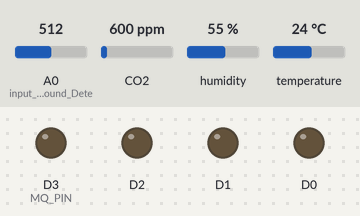
Simulated run of this sketch. Board: ESP8266 (NodeMCU). On the bench: output pins drawn as LEDs (lit = HIGH). The test bench sets the inputs (shaded band); at power-on: A0 (input_from_the_Sound_Dete) = 512, CO2 600 ppm, humidity 55 %, temperature 24 °C. WiFi joins after 1.5 s; servers stay silent unless stated; no MQTT or app messages arrive unless stated; what the sketch prints to the serial monitor is not drawn.

Above: at 0.0 s.
At 32.8 s:
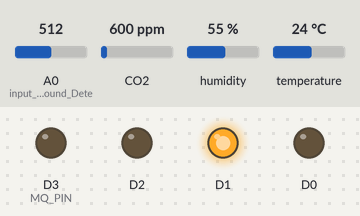
At 33.8 s:
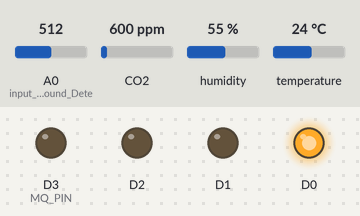
At 34.7 s:
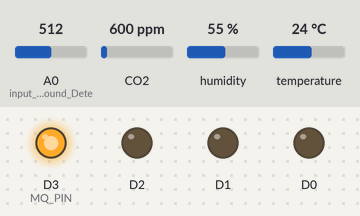
Timing chart, 0 to 40.0 s (numbered marks = the images above):
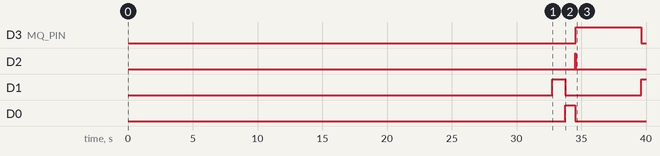

The sketch:

Finale.ino
```cpp
#include <math.h>
#include <dht.h>
#include <ESP8266WiFi.h>
#include "MQ135.h"
#include "Adafruit_MQTT.h"
#include "Adafruit_MQTT_Client.h"


#define         MQ_PIN                       (0)     //define which analog input channel you are going to use
#define         RL_VALUE                     (5)     //define the load resistance on the board, in kilo ohms
#define         RO_CLEAN_AIR_FACTOR          (9.83)  //RO_CLEAR_AIR_FACTOR=(Sensor resistance in clean air)/RO,
                                                     //which is derived from the chart in datasheet

/***********************Software Related Macros************************************/
#define         CALIBARAION_SAMPLE_TIMES     (50)    //define how many samples you are going to take in the calibration phase
#define         CALIBRATION_SAMPLE_INTERVAL  (500)   //define the time interal(in milisecond) between each samples in the
                                                     //cablibration phase
#define         READ_SAMPLE_INTERVAL         (50)    //define how many samples you are going to take in normal operation
#define         READ_SAMPLE_TIMES            (5)     //define the time interal(in milisecond) between each samples in
                                                     //normal operation

/**********************Application Related Macros**********************************/
#define         GAS_LPG                      (0)
#define         GAS_CO                       (1)
#define         GAS_SMOKE                    (2)

/*****************************Globals***********************************************/
float           LPGCurve[3]  =  {2.3,0.21,-0.47};   //two points are taken from the curve.
                                                    //with these two points, a line is formed which is "approximately equivalent"
                                                    //to the original curve.
                                                    //data format:{ x, y, slope}; point1: (lg200, 0.21), point2: (lg10000, -0.59)
float           COCurve[3]  =  {2.3,0.72,-0.34};    //two points are taken from the curve.
                                                    //with these two points, a line is formed which is "approximately equivalent"
                                                    //to the original curve.
                                                    //data format:{ x, y, slope}; point1: (lg200, 0.72), point2: (lg10000,  0.15)
float           SmokeCurve[3] ={2.3,0.53,-0.44};    //two points are taken from the curve.
                                                    //with these two points, a line is formed which is "approximately equivalent"
                                                    //to the original curve.
                                                    //data format:{ x, y, slope}; point1: (lg200, 0.53), point2: (lg10000,  -0.22)
float           Ro           =  10;                 //Ro is initialized to 10 kilo ohms


#define dht_dpin A0 //no ; here. Set equal to channel sensor is on
dht DHT;


#define ANALOGPIN A0    //  Define Analog PIN on Arduino Board
#define RZERO 206.85    //  Define RZERO Calibration Value
MQ135 gasSensor = MQ135(ANALOGPIN);


#define WLAN_SSID       "AndroidG2"
#define WLAN_PASS       "apapapap"


#define AIO_SERVER      "io.adafruit.com"
#define AIO_SERVERPORT  1883                   // use 8883 for SSL
#define AIO_USERNAME    "iotair"
#define AIO_KEY         "58d1d1b9c88542719337785d0870d534"


WiFiClient client;
Adafruit_MQTT_Client mqtt(&client, AIO_SERVER, AIO_SERVERPORT, AIO_USERNAME, AIO_KEY);

Adafruit_MQTT_Publish photocell = Adafruit_MQTT_Publish(&mqtt, AIO_USERNAME "/feeds/photocell");
Adafruit_MQTT_Publish temperaturem = Adafruit_MQTT_Publish(&mqtt, AIO_USERNAME "/feeds/temperature");
Adafruit_MQTT_Publish Humidity = Adafruit_MQTT_Publish(&mqtt, AIO_USERNAME "/feeds/Humidity");
Adafruit_MQTT_Publish smokem = Adafruit_MQTT_Publish(&mqtt, AIO_USERNAME "/feeds/Smoke");
Adafruit_MQTT_Publish LPGm = Adafruit_MQTT_Publish(&mqtt, AIO_USERNAME "/feeds/LPG");
Adafruit_MQTT_Publish COm = Adafruit_MQTT_Publish(&mqtt, AIO_USERNAME "/feeds/CO");
Adafruit_MQTT_Publish COx = Adafruit_MQTT_Publish(&mqtt, AIO_USERNAME "/feeds/CO2");
Adafruit_MQTT_Subscribe onoffbutton = Adafruit_MQTT_Subscribe(&mqtt, AIO_USERNAME "/feeds/onoff");

void MQTT_connect();


//Variables for the sound sensor LM386
int time_frame=50;
double soundDetectedVal; // This is where we record our Sound Measurement
int counter=1;
double sum=0;

double LPG;
double CO;
double smoke;
double temperature;
double humidity;
double dBvalue;
double CO2;

void setup() {

  Serial.begin(9600);
  delay(200);//Wait rest of 1000ms recommended delay before

  Serial.println(F("IOT Enviornmental Pollution Monitoring System"));

  // Connect to WiFi access point.
  Serial.println(); Serial.println();
  Serial.print("Connecting to ");
  Serial.println(WLAN_SSID);

  WiFi.begin(WLAN_SSID, WLAN_PASS);
  while (WiFi.status() != WL_CONNECTED) {
    delay(500);
    Serial.print(".");
  }
  Serial.println();

  Serial.println("WiFi connected");
  Serial.println("IP address: "); Serial.println(WiFi.localIP());

  // Setup MQTT subscription for onoff feed.
  mqtt.subscribe(&onoffbutton);


  Ro = MQCalibration(MQ_PIN);                       //Calibrating the sensor. Please make sure the sensor is in clean air
                                                    //when you perform the calibration


  pinMode (A0, INPUT) ; // input from the Sound Detection Module
  pinMode (D0, OUTPUT) ;
  pinMode (D1, OUTPUT) ;
  pinMode (D2, OUTPUT) ;
  pinMode (D3, OUTPUT) ;

  delay(300);//Let system settle
  delay(700);//Wait rest of 1000ms recommended delay before
  float rzero = gasSensor.getRZero();

}

void loop() {

  MQTT_connect();

  // this is our 'wait for incoming subscription packets' busy subloop
  // try to spend your time here

  Adafruit_MQTT_Subscribe *subscription;
  while ((subscription = mqtt.readSubscription(5000))) {
    if (subscription == &onoffbutton) {
      Serial.print(F("Got: "));
      Serial.println((char *)onoffbutton.lastread);
    }
  }

  //Calculating and publishing the dB value
  digitalWrite(D0, LOW);
  digitalWrite(D1, HIGH);
  digitalWrite(D2, LOW);
  digitalWrite(D3, LOW);
  for(counter=0;counter<20;counter++){
            soundDetectedVal = analogRead (A0) ; // read the sound value
            soundDetectedVal =10*log10((1023-soundDetectedVal)*(1023-soundDetectedVal)/0.05);  //caliberation

            sum=sum+soundDetectedVal;
            delay (time_frame);
   }

      dBvalue=(sum/20)+10;
      sum=0;
  Serial.print(F("\nSending dBValue val "));
  Serial.print(dBvalue);
  Serial.print("...");
  if (! photocell.publish(dBvalue)) {
    Serial.println(F("Failed"));
  } else {
    Serial.println(F("OK!"));
  }


  //Calculating and publishing the MQ-2 gas sensor readings
  digitalWrite(D0, HIGH);
  digitalWrite(D1, LOW);
  digitalWrite(D2, LOW);
  digitalWrite(D3, LOW);

    LPG=MQGetGasPercentage(MQRead(MQ_PIN)/Ro,GAS_LPG);
    CO=MQGetGasPercentage(MQRead(MQ_PIN)/Ro,GAS_CO);
    smoke=MQGetGasPercentage(MQRead(MQ_PIN)/Ro,GAS_SMOKE);

   Serial.print("LPG:");
   Serial.print(LPG);
   Serial.print( "ppm" );
   Serial.print("    ");
   Serial.print("CO:");
   Serial.print(CO);
   Serial.print( "ppm" );
   Serial.print("    ");
   Serial.print("SMOKE:");
   Serial.print(smoke);
   Serial.print( "ppm" );
   Serial.print("\n");

  //publish LPG PPM in server
  if (! photocell.publish(LPG)) {
    Serial.println(F("Failed"));
  } else {
    Serial.println(F("OK!"));
  }

  //publish CO PPM in server
  if (! photocell.publish(CO)) {
    Serial.println(F("Failed"));
  } else {
    Serial.println(F("OK!"));
  }

  //publish smoke PPM in server
  if (! photocell.publish(smoke)) {
    Serial.println(F("Failed"));
  } else {
    Serial.println(F("OK!"));
  }


    //Output the temperature and humidity sensor readings
  digitalWrite(D0, LOW);
  digitalWrite(D1, LOW);
  digitalWrite(D2, HIGH);
  digitalWrite(D3, LOW);

    humidity=DHT.humidity;
    temperature=DHT.temperature;

    DHT.read11(dht_dpin);
    Serial.print("Current humidity = ");
    Serial.print(DHT.humidity);
    Serial.print("%  ");
    Serial.print("temperature = ");
    Serial.print(DHT.temperature);
    Serial.println("C  ");

  //publish temperature in server
  if (! photocell.publish(temperature)) {
    Serial.println(F("Failed"));
  } else {
    Serial.println(F("OK!"));
  }

  //publish humidity in server
  if (! photocell.publish(humidity)) {
    Serial.println(F("Failed"));
  } else {
    Serial.println(F("OK!"));
  }


  //Output the MQ 135 sensor readings
  digitalWrite(D0, LOW);
  digitalWrite(D1, LOW);
  digitalWrite(D2, LOW);
  digitalWrite(D3, HIGH);

  float ppm = gasSensor.getPPM();
  CO2=ppm;
  Serial.print("CO2 ppm value : ");
  Serial.println(ppm);

  //publish CO2 ppm in server
  if (! photocell.publish(CO2)) {
    Serial.println(F("Failed"));
  } else {
    Serial.println(F("OK!"));
  }

  Serial.println("");

  if (LPG>2 && CO>2 && smoke>2 && temperature>29 && humidity<50 && dBvalue>85 && CO2>2)
  {
    digitalWrite(D4, HIGH);
  }
}


float MQResistanceCalculation(int raw_adc)
{
  return ( ((float)RL_VALUE*(1023-raw_adc)/raw_adc));
}


float MQCalibration(int mq_pin)
{
  int i;
  float val=0;

  for (i=0;i<CALIBARAION_SAMPLE_TIMES;i++) {            //take multiple samples
    val += MQResistanceCalculation(analogRead(mq_pin));
    delay(CALIBRATION_SAMPLE_INTERVAL);
  }
  val = val/CALIBARAION_SAMPLE_TIMES;                   //calculate the average value

  val = val/RO_CLEAN_AIR_FACTOR;                        //divided by RO_CLEAN_AIR_FACTOR yields the Ro
                                                        //according to the chart in the datasheet

  return val;
}


float MQRead(int mq_pin)
{
  int i;
  float rs=0;

  for (i=0;i<READ_SAMPLE_TIMES;i++) {
    rs += MQResistanceCalculation(analogRead(mq_pin));
    delay(READ_SAMPLE_INTERVAL);
  }

  rs = rs/READ_SAMPLE_TIMES;

  return rs;
}


int MQGetGasPercentage(float rs_ro_ratio, int gas_id)
{
  if ( gas_id == GAS_LPG ) {
     return MQGetPercentage(rs_ro_ratio,LPGCurve);
  } else if ( gas_id == GAS_CO ) {
     return MQGetPercentage(rs_ro_ratio,COCurve);
  } else if ( gas_id == GAS_SMOKE ) {
     return MQGetPercentage(rs_ro_ratio,SmokeCurve);
  }

  return 0;
}


int  MQGetPercentage(float rs_ro_ratio, float *pcurve)
{
  return (pow(10,( ((log(rs_ro_ratio)-pcurve[1])/pcurve[2]) + pcurve[0])));
}


void MQTT_connect() {
  int8_t ret;

  // Stop if already connected.
  if (mqtt.connected()) {
    return;
  }

  Serial.print("Connecting to MQTT... ");

  uint8_t retries = 3;
  while ((ret = mqtt.connect()) != 0) { // connect will return 0 for connected
       Serial.println(mqtt.connectErrorString(ret));
       Serial.println("Retrying MQTT connection in 5 seconds...");
       mqtt.disconnect();
       delay(100);           // basically die and wait for WDT to reset me
// wait 5 seconds
       retries--;
       if (retries == 0) {
         while (1);
       }
  }
  Serial.println("MQTT Connected!");
}
```

Measured:
- by itself, D3 (MQ_PIN): LOW → HIGH at 34.6 s, → LOW 5.0 s later
- by itself, D2: LOW → HIGH at 34.5 s, → LOW 0.06 s later
- by itself, D1: LOW → HIGH at 32.8 s, → LOW 1.0 s later, → HIGH 5.8 s later
- by itself, D0: LOW → HIGH at 33.8 s, → LOW 0.75 s later
